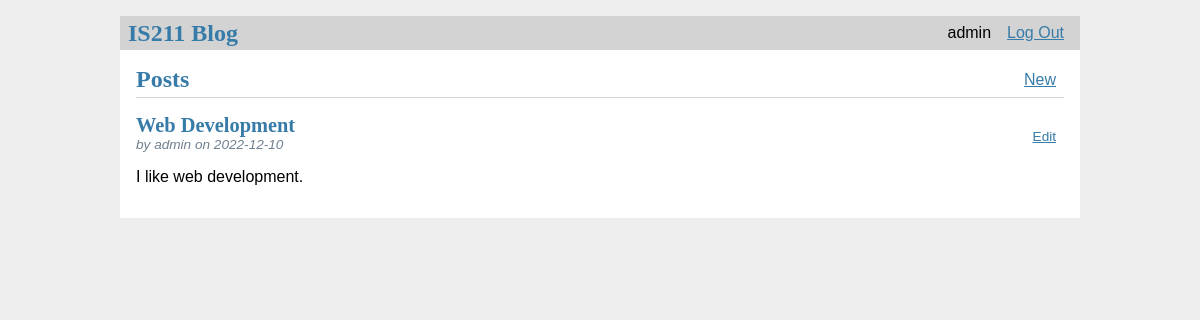
Page / (signed in) on the earlier database version.
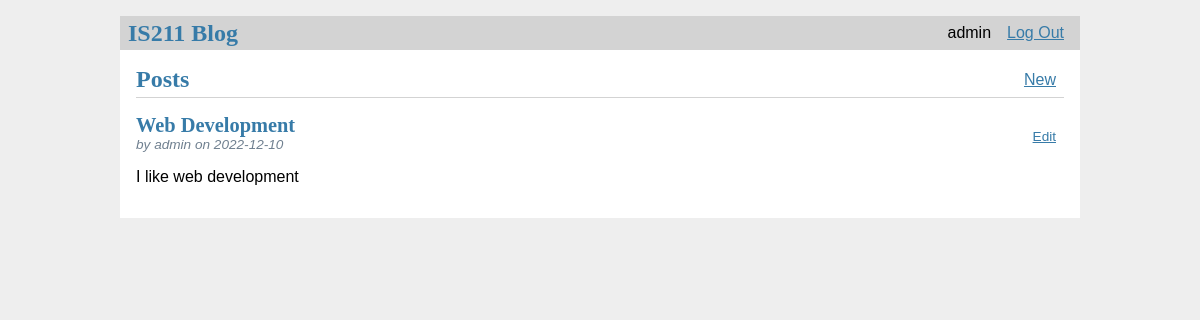
Same page on the later database version.
### tables this page shows
CREATE TABLE user (
  id INTEGER PRIMARY KEY AUTOINCREMENT,
  username TEXT UNIQUE NOT NULL,
  password TEXT NOT NULL
);

CREATE TABLE post (
  id INTEGER PRIMARY KEY AUTOINCREMENT,
  author_id INTEGER NOT NULL,
  created TIMESTAMP NOT NULL DEFAULT CURRENT_TIMESTAMP,
  title TEXT NOT NULL,
  body TEXT NOT NULL,
  FOREIGN KEY (author_id) REFERENCES user (id)
);

### IS211_FinalProject.py (the view)
@app.route('/')
def dashboard():
    db = get_db()
    posts = db.execute(
        "SELECT p.id, title, body, created, author_id, username"
        " FROM post p JOIN user u ON p.author_id = u.id"
        " ORDER BY created DESC"
    ).fetchall()
    return render_template('dashboard.html', posts=posts)

### IS211_FinalProject.py (called while the page is built)
def get_db():
    db = lite.connect(
        app.config['DATABASE'],
        detect_types=lite.PARSE_DECLTYPES
        )
    db.row_factory = lite.Row
    return db

@app.before_request
def load_logged_in_user():
    user_id = session.get('user_id')
    if user_id is None:
        g.user = None
    else:
        g.user = get_db().execute(
            'SELECT * FROM user WHERE id = ?', (user_id,)
        ).fetchone()

### templates/dashboard.html (shortened to what this page needs)
{% extends 'base.html' %}
{% block header %}
  <h1>{% block title %}Posts{% endblock %}</h1>
  {% if g.user %}
    <a class="action" href="{{ '/create' }}">New</a>
  {% endif %}
{% endblock %}
{% block content %}
  {% for post in posts %}
    <article class="post">
      <header>
        <div>
          <h1>{{ post['title'] }}</h1>
          <div class="about">by {{ post['username'] }} on {{ post['created'].strftime('%Y-%m-%d') }}</div>
        </div>
        {% if g.user['id'] == post['author_id'] %}
          <a class="action" href="{{ url_for('update', id=post['id']) }}">Edit</a>
        {% endif %}
      </header>
      <p class="body">{{ post['body'] }}</p>
    </article>
  {% endfor %}
{% endblock %}

### templates/base.html (shortened to what this page needs)
<!doctype html>
<link rel="stylesheet" href="{{ url_for('static', filename='style.css') }}">
<nav>
  <h1>IS211 Blog</h1>
  <ul>
    {% if g.user %}
      <li><span>{{ g.user['username'] }}</span>
      <li><a href="{{ '/logout' }}">Log Out</a>
    {% else %}
      <li><a href="{{ '/register' }}">Register</a>
      <li><a href="{{ '/login' }}">Log In</a>
    {% endif %}
  </ul>
</nav>
<section class="content">
  <header>
    {% block header %}{% endblock %}
  </header>
  {% block content %}{% endblock %}
</section>

### static/style.css (style rules this page uses)
h1 { font-family: serif; color: #377ba8; margin: 1rem 0; }
a { color: #377ba8; }
nav { background: lightgray; display: flex; align-items: center; padding: 0 0.5rem; }
nav h1 { flex: auto; margin: 0; }
nav ul { display: flex; list-style: none; margin: 0; padding: 0; }
nav ul li a, nav ul li span, header .action { display: block; padding: 0.5rem; }
.content { padding: 0 1rem 1rem; }
.content > header { border-bottom: 1px solid lightgray; display: flex; align-items: flex-end; }
.content > header h1 { flex: auto; margin: 1rem 0 0.25rem 0; }
.post > header { display: flex; align-items: flex-end; font-size: 0.85em; }
.post > header > div:first-of-type { flex: auto; }
.post > header h1 { font-size: 1.5em; margin-bottom: 0; }
.post .about { color: slategray; font-style: italic; }
.post .body { white-space: pre-line; }
.content:last-child { margin-bottom: 0; }

Differences in the rows shown:
changed post "Web Development": body "I like web development." → "I like web development"
